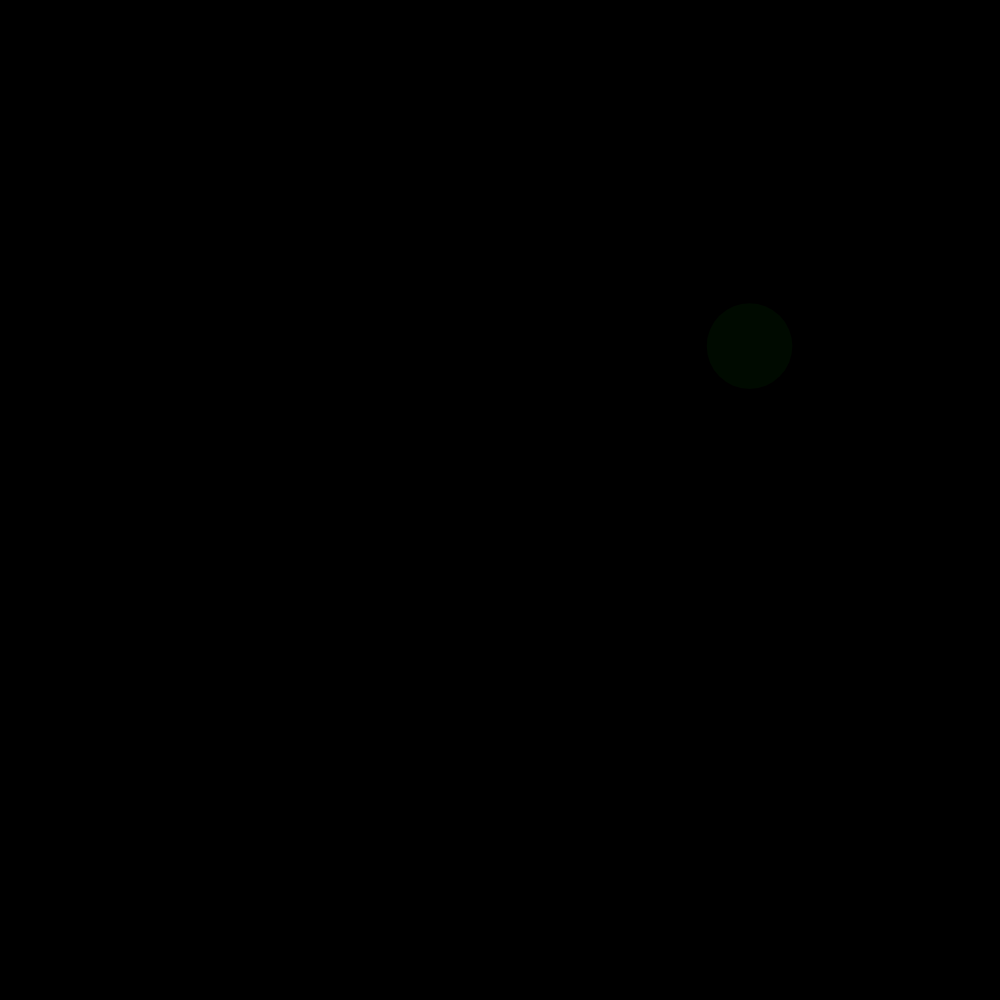
Frame 1 (no input)
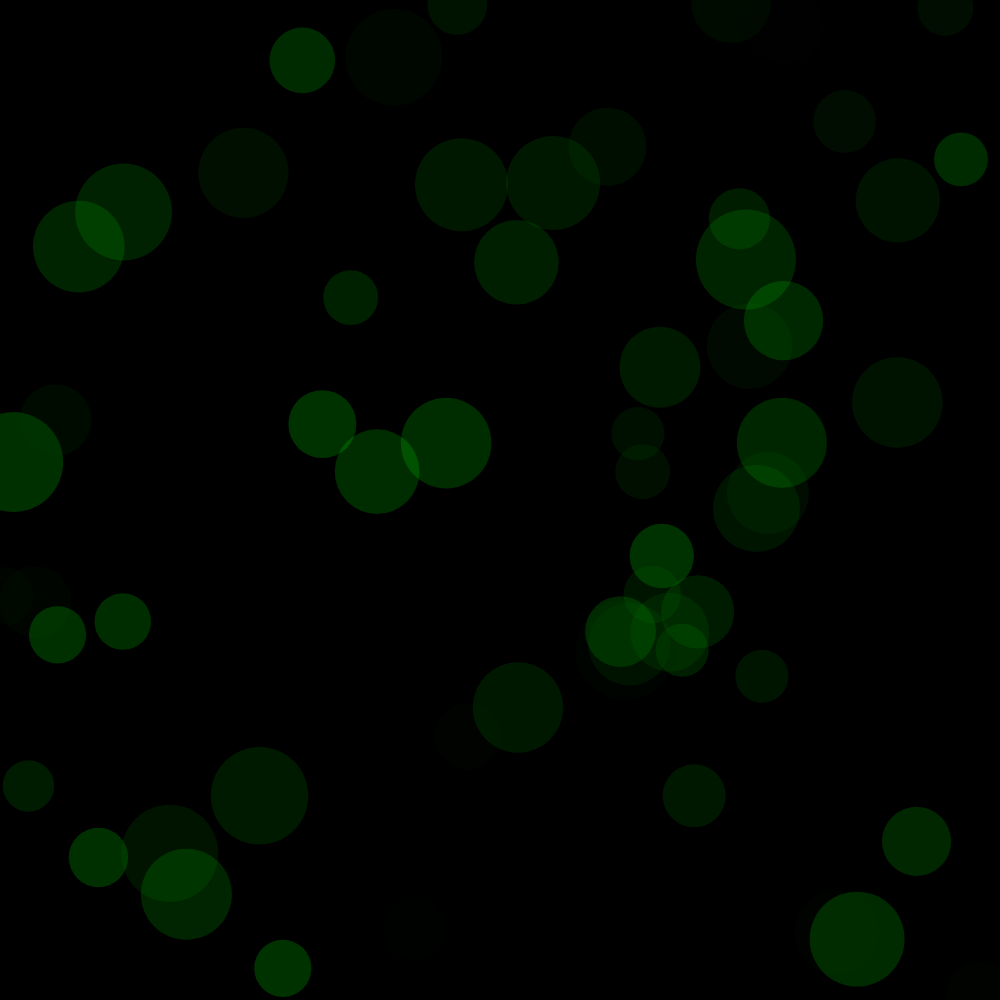
Frame 60 (no input)
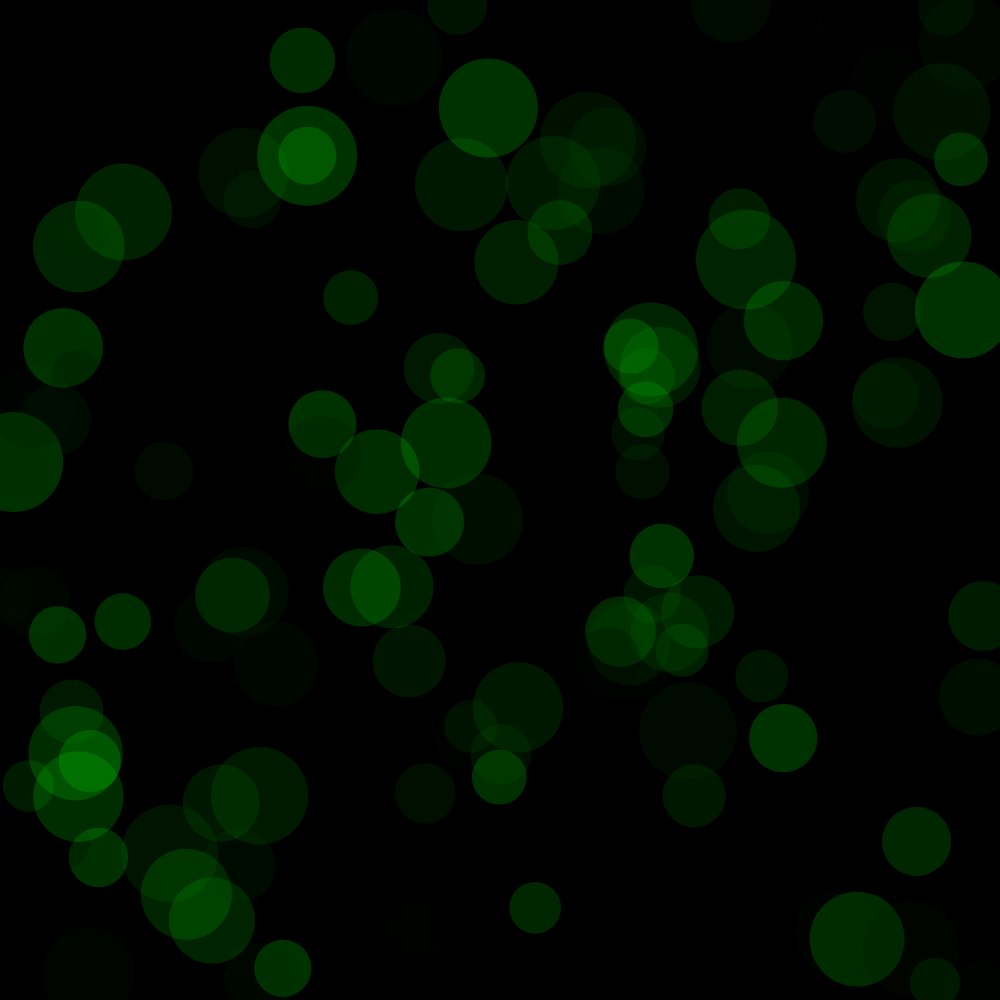
Frame 120 (the mouse pressed at the canvas centre since frame 60)

The p5.js sketch that drew these frames (run headless with seeded random() and noise() and a simulated clock; from frame 60 on, the mouse is pressed at the canvas centre):

// p5.js sketch
// ── sketch.js
var spot = {
    x: 500,
    y: 500,
};

var color = {
    r: 0,
    g: 50,
    b: 0,
}

var size;

function setup() {
    createCanvas(1000, 1000);
    frameRate(60);
    background(0);
}


function draw() {
    size = random(50, 100);
    color.r = random(0, 255);
    spot.x = random(0, 1000);
    spot.y = random(0, 1000);
    noStroke();
    fill(0, color.r, 0, 50);
    ellipse(spot.x, spot.y, size, size);
}
